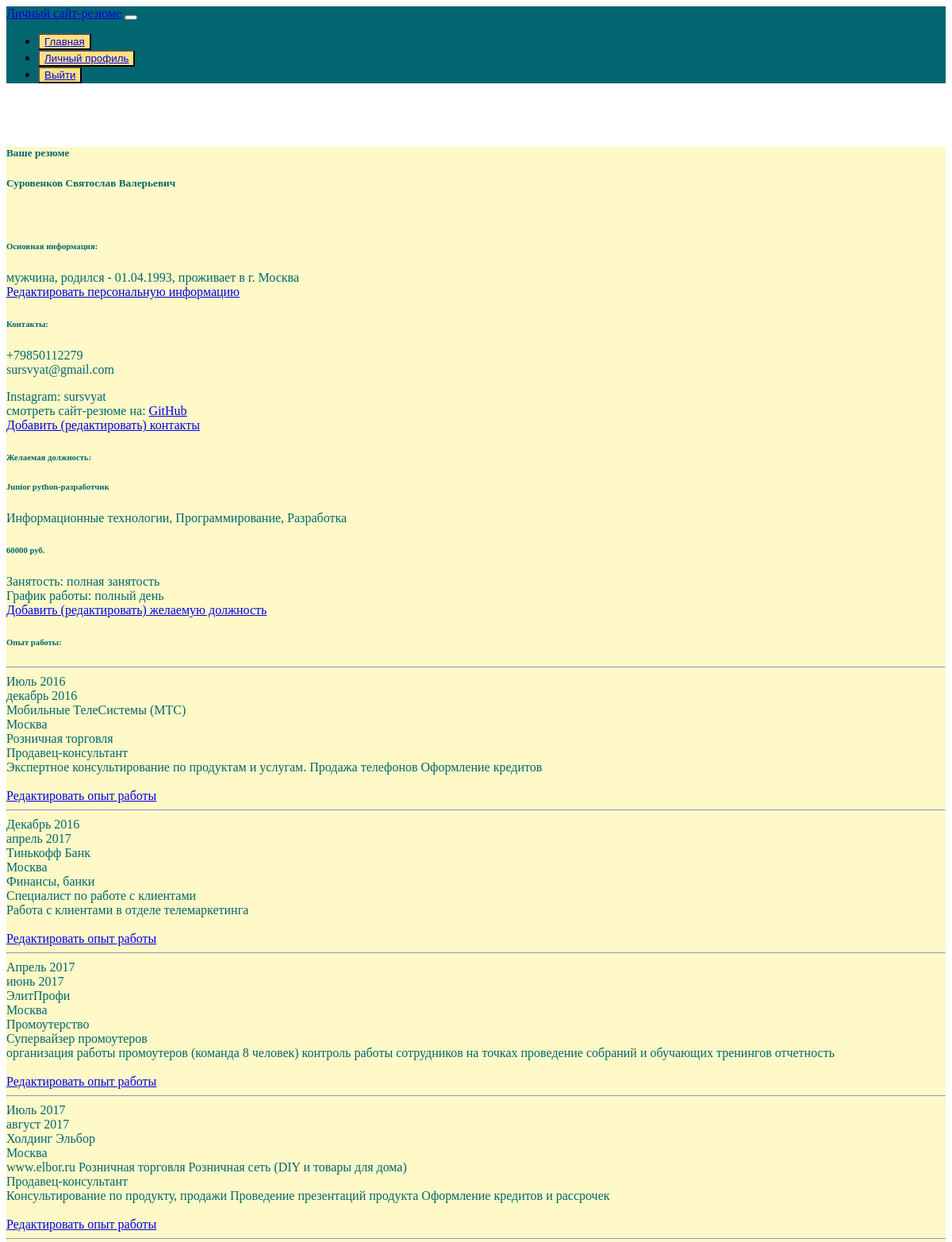
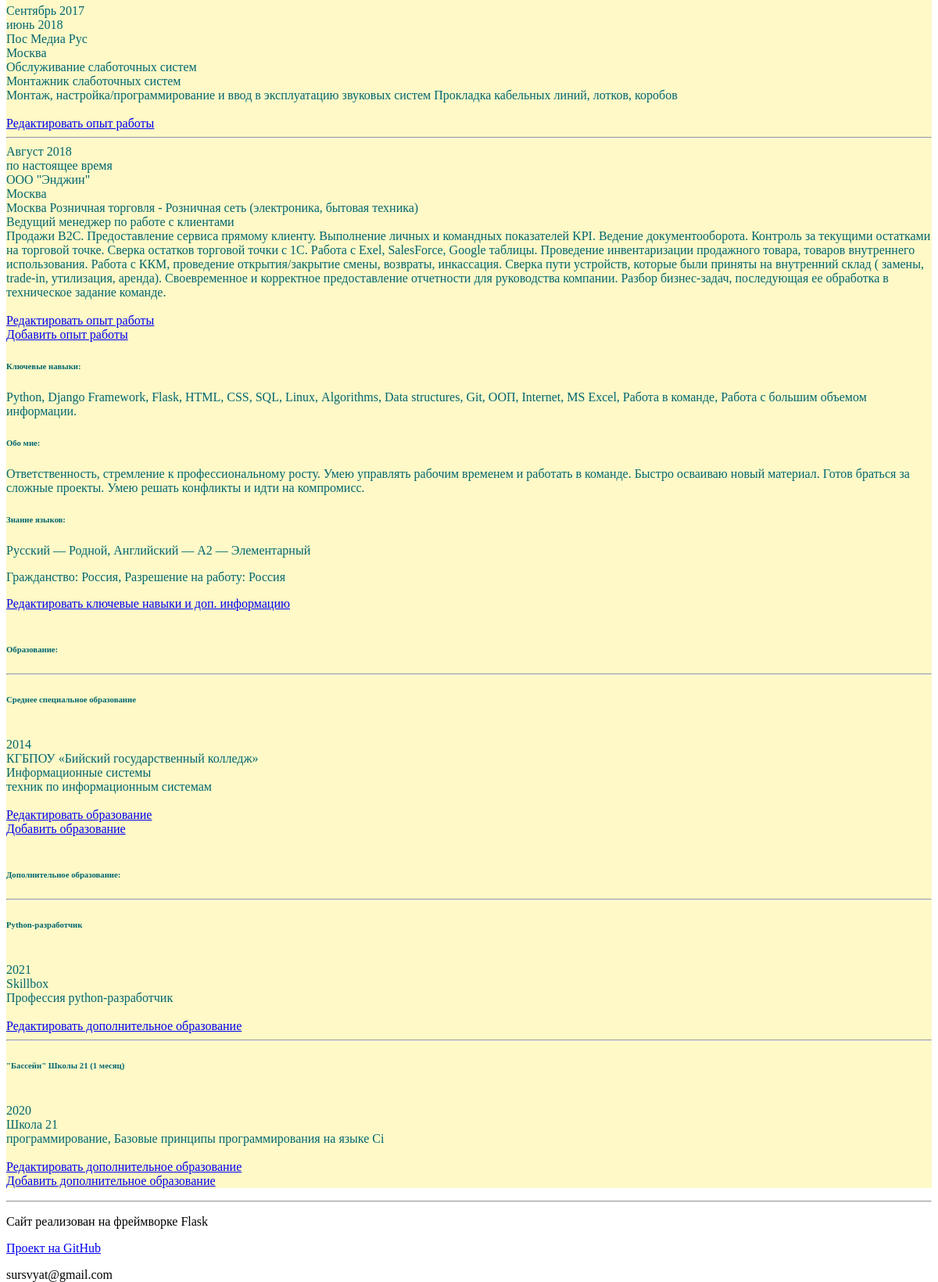
Page /user/Svyat/resume (signed in) on the committed database (2 pictures, top to bottom).
### app/models.py (models this page shows)
class ResumeBasicInformation(db.Model):
    id = db.Column(db.Integer, primary_key=True)
    first_name = db.Column(db.String(64))
    surname = db.Column(db.String(64))
    patronymic = db.Column(db.String(64))
    date_of_birth = db.Column(db.String(64))
    gender = db.Column(db.String(64))
    city_of_residence = db.Column(db.String(64))
    phone_number = db.Column(db.String(64))
    email = db.Column(db.String(128))
    link_social_network = db.Column(db.String(128))
    comment_link_social_network = db.Column(db.String(500))
    additional_link_social_network = db.Column(db.String(128))
    additional_comment_link_social_network = db.Column(db.String(500))
    desired_position = db.Column(db.String(128))
    comment_desired_position = db.Column(db.String(500))
    salary = db.Column(db.String(64))
    employment = db.Column(db.String(64))
    work_schedule = db.Column(db.String(64))
    timestamp = db.Column(db.DateTime, index=True, default=datetime.utcnow)
    user_id = db.Column(db.Integer, db.ForeignKey('user.id'))

class ResumeWorkExperience(db.Model):
    id = db.Column(db.Integer, primary_key=True)
    started_working = db.Column(db.String(64))
    ending = db.Column(db.String(64))
    organization = db.Column(db.String(128))
    region = db.Column(db.String(64))
    company_field_activity = db.Column(db.String(128))
    post = db.Column(db.String(128))
    responsibilities_workplace = db.Column(db.String(1000))
    timestamp = db.Column(db.DateTime, index=True, default=datetime.utcnow)
    user_id = db.Column(db.Integer, db.ForeignKey('user.id'))

class ResumeAdditionalInformation(db.Model):
    id = db.Column(db.Integer, primary_key=True)
    about_me = db.Column(db.String(1000))
    key_skills = db.Column(db.String(500))
    knowledge_languages = db.Column(db.String(500))
    citizenship = db.Column(db.String(128))
    timestamp = db.Column(db.DateTime, index=True, default=datetime.utcnow)
    user_id = db.Column(db.Integer, db.ForeignKey('user.id'))

class ResumeEducation(db.Model):
    id = db.Column(db.Integer, primary_key=True)
    level = db.Column(db.String(128))
    educational_institution = db.Column(db.String(500))
    conducting_organization = db.Column(db.String(500))
    faculty = db.Column(db.String(500))
    specialization = db.Column(db.String(128))
    year_completion = db.Column(db.String(64))
    comment = db.Column(db.String(1000))
    timestamp = db.Column(db.DateTime, index=True, default=datetime.utcnow)
    user_id = db.Column(db.Integer, db.ForeignKey('user.id'))

### app/routes.py (the view)
@app.route('/user/<username>/resume')
@login_required
def resume(username):
    user = User.query.filter_by(username=username).first_or_404()
    person_inform = ResumeBasicInformation.query.filter_by(user_id=user.id)
    works = ResumeWorkExperience.query.filter_by(user_id=user.id)
    add_inf = ResumeAdditionalInformation.query.filter_by(user_id=user.id)
    trainings = ResumeEducation.query.filter_by(user_id=user.id)
    return render_template(
        'resume.html', user=user, person_inform=person_inform, works=works, add_inf=add_inf,
        trainings=trainings, title='Резюме'
    )

### app/models.py (called while the page is built)
@login.user_loader
def load_user(id):
    return User.query.get(int(id))

### app/routes.py (called while the page is built)
@app.before_request
def before_request():
    if current_user.is_authenticated:
        current_user.last_seen = datetime.now() #strftime("%d.%m.%Y-%H:%M:%S")
        db.session.commit()

### app/templates/resume.html (shortened to what this page needs)
{% extends "base.html" %}
{% block content %}
    <div class="container" id="user_card">
        <div class="card mb-5" style="background-color: #FEF9C7; color: #026670; margin-top: 5rem;">
            <h5 class="card-header text-center">Ваше резюме</h5>
            <div class="card-body">
                <p class="card-text">
                    {% if person_inform[0] %}
                        <h5>
                            {{ person_inform[0].surname }}
                            {{ person_inform[0].first_name }}
                            {{ person_inform[0].patronymic }}
                        </h5><br>
                        <h6>Основная информация:</h6>
                        <p class="pl-5">
                            {{ person_inform[0].gender }},
                            родился - {{ person_inform[0].date_of_birth }},
                            проживает в г. {{ person_inform[0].city_of_residence }}<br>
                            <a role="button" href="{{ url_for('edit_personal_information') }}" class="btn btn-secondary waves-effect waves-light btn-sm">
                                Редактировать персональную информацию
                            </a><br>
                        </p>
                        <h6>Контакты:</h6>
                        <p>
                            <p class="font-weight-bold pl-5">
                                {{ person_inform[0].phone_number }}<br>
                                {{ person_inform[0].email }}
                            </p>
                            <p class="pl-5">
                                {{ person_inform[0].comment_link_social_network }}: {{ person_inform[0].link_social_network }}<br>
                                {{ person_inform[0].additional_comment_link_social_network }}: <a href="{{ person_inform[0].additional_link_social_network }}">GitHub</a><br>
                                <a role="button" href="{{ url_for('edit_contacts') }}" class="btn btn-secondary waves-effect waves-light btn-sm">
                                    Добавить (редактировать) контакты
                                </a><br>
                            </p>
                        </p>
                        <p>
                            <h6>Желаемая должность:</h6>
                            <h6 class="pl-5">{{ person_inform[0].desired_position }}</h6>
                            <p class="pl-5">{{ person_inform[0].comment_desired_position }}</p>
                            <h6 class="pl-5">{{ person_inform[0].salary }} руб.</h6>
                            <p class="pl-5">
                                Занятость: {{ person_inform[0].employment }}<br>
                                График работы: {{ person_inform[0].work_schedule }}<br>
                                <a role="button" href="{{ url_for('edit_position') }}" class="btn btn-secondary waves-effect waves-light btn-sm">
                                    Добавить (редактировать) желаемую должность
                                </a><br>
                            </p>
                        </p>
                    {% else %}
                        <a role="button" href="{{ url_for('personal_information') }}" class="btn btn-secondary waves-effect waves-light btn-sm">
                            Добавить персональную информацию
                        </a><br>
                    {% endif %}
                    <p class="card-text">
                        <h6>Опыт работы:</h6>
                        {% if works[0] %}
                            {% for work in works %}
                                <hr>
                                <div class="row">
                                    <div class="col-md-2">
                                        {{ work.started_working }}<br>
                                        {{ work.ending }}
                                    </div>
                                    <div class="col-md-10">
                                        {{ work.organization }}<br>
                                        {{ work.region }}<br>
                                        {{ work.company_field_activity }}<br>
                                        {{ work.post }}<br>
                                        {{ work.responsibilities_workplace }}
                                    </div>
                                </div>
                                <br>
                                <a role="button" href="{{ url_for('edit_work_experience', exp_id=work.id) }}" class="btn btn-secondary waves-effect waves-light btn-sm">
                                    Редактировать опыт работы
                                </a><br>
                            {% endfor %}
                            <a role="button" href="{{ url_for('work_experience') }}" class="btn btn-secondary waves-effect waves-light btn-sm">
                                Добавить опыт работы
                            </a><br>
                        {% else %}
                            <a role="button" href="{{ url_for('work_experience') }}" class="btn btn-secondary waves-effect waves-light btn-sm">
                                Добавить опыт работы
                            </a><br>
                        {% endif %}
                        {% if add_inf[0] %}
                            <h6>Ключевые навыки:</h6>
                            <p class="pl-5">{{ add_inf[0].key_skills }}</p>
                            <h6>Обо мне:</h6>
                            <p class="pl-5">{{ add_inf[0].about_me }}</p>
                            <h6>Знание языков:</h6>
                            <p class="pl-5">{{ add_inf[0].knowledge_languages }}</p>
                            <p class="pl-5">Гражданство: {{ add_inf[0].citizenship }}</p>
                            <a role="button" href="{{ url_for('edit_additional_information') }}" class="btn btn-secondary waves-effect waves-light btn-sm">
                                Редактировать ключевые навыки и доп. информацию
                            </a><br>
                        {% else %}
                            <a role="button" href="{{ url_for('additional_information') }}" class="btn btn-secondary waves-effect waves-light btn-sm">
                                Добавить ключевые навыки и доп. информацию
                            </a><br>
                        {% endif %}
                        <br><h6>Образование:</h6>
                        {% if trainings[0] %}
                            {% for training in trainings %}
                                {% if training.level %}
                                    <hr>
                                    <h6>{{ training.level }}</h6><br>
                                    <div class="row">
                                        <div class="col-md-2">
                                            {{ training.year_completion }}<br>
                                        </div>
                                        <div class="col-md-10">
                                            {{ training.educational_institution }}<br>
                                            {{ training.faculty }}<br>
                                            {{ training.specialization }}<br>
                                        </div>
                                    </div>
                                    <br>
                                    <a role="button" href="{{ url_for('edit_education', education_id=training.id) }}" class="btn btn-secondary waves-effect waves-light btn-sm">
                                        Редактировать образование
                                    </a><br>
                                {% endif %}
                            {% endfor %}
                            <a role="button" href="{{ url_for('education') }}" class="btn btn-secondary waves-effect waves-light btn-sm">
                                Добавить образование
                            </a><br>
                            <br><h6>Дополнительное образование:</h6>
                            {% for training in trainings %}
                                {% if training.conducting_organization %}
                                    <hr>
                                    <h6>{{ training.comment }}</h6><br>
                                    <div class="row">
                                        <div class="col-md-2">
                                            {{ training.year_completion }}<br>
                                        </div>
                                        <div class="col-md-10">
                                            {{ training.conducting_organization }}<br>
                                            {{ training.specialization }}<br>
                                        </div>
                                    </div>
                                    <br>
                                    <a role="button" href="{{ url_for('edit_additional_education', education_id=training.id) }}" class="btn btn-secondary waves-effect waves-light btn-sm">
                                        Редактировать дополнительное образование
                                    </a><br>
                                {% endif %}
                            {% endfor %}
                            <a role="button" href="{{ url_for('additional_education') }}" class="btn btn-secondary waves-effect waves-light btn-sm">
                                Добавить дополнительное образование
                            </a><br>
                        {% endif %}
                    </p>
                </p>
            </div>
        </div>
    </div>
{% endblock %}

### app/templates/base.html (shortened to what this page needs)
<!doctype html>
<html lang="ru">
<head>
    <link rel="stylesheet" href="https://unpkg.com/bootstrap-material-design@4.1.1/dist/css/bootstrap-material-design.min.css">
    <link rel="stylesheet" href="{{url_for('static', filename='css/main.css')}}">
</head>
<body>
    <header>
        <nav class="navbar navbar-expand-lg navbar-dark fixed-top scrolling-navbar">
            <div class="container">
                <a href="#" class="navbar-brand">Личный сайт-резюме</a>
                <button class="navbar-toggler" type="button" data-toggle="collapse" data-target="
                #basicExampleNav" aria-controls="basicExampleNav" aria-expanded="false" aria-label="Toggle Navigation">
                </button>
                <div class="collapse navbar-collapse" id="basicExampleNav">
                    <ul class="navbar-nav mr-auto smooth-scroll">
                        <li id="best" class="nav-item active">
                            <button type="button" class="btn btn-raised nav-link waves-effect waves-light mr-2" style="background-color: #FCE181;">
                                <a href="{{ url_for('index') }}">Главная</a>
                            </button>
                        </li>
                        {% if current_user.is_anonymous %}
                        <li class="nav-item">
                            <button type="button" class="btn btn-raised nav-link waves-effect waves-light mr-2" style="background-color: #FCE181;">
                                <a href="{{ url_for('login') }}">Войти</a>
                            </button>
                        </li>
                        {% else %}
                        <li class="nav-item">
                            <button type="button" class="btn btn-raised nav-link waves-effect waves-light mr-2" style="background-color: #FCE181;">
                                <a href="{{ url_for('user', username=current_user.username) }}">Личный профиль</a>
                            </button>
                        </li>
                        <li class="nav-item">
                            <button type="button" class="btn btn-raised nav-link waves-effect waves-light mr-2" style="background-color: #FCE181;">
                                <a href="{{ url_for('logout') }}">Выйти</a>
                            </button>
                        </li>
                        {% endif %}
                    </ul>
                </div>
            </div>
        </nav>
    </header>
    {% block content %}{% endblock %}
    <hr>
    <div class="container text-center mt-5 pb-5">
        <footer class="blog-footer">
            <p>Сайт реализован на фреймворке Flask</p>
            <p><a href="https://github.com/Svyat21/personal_website-resume">Проект на GitHub</a></p>
            <p>sursvyat@gmail.com</p>
        </footer>
    </div>
</body>
</html>

### app/static/css/main.css (style rules this page uses)
html,body { height: 100%; }
nav { background-color: #026670; }

### rows in the picture
ResumeBasicInformation: surname "Суровенков", first_name "Святослав", patronymic "Валерьевич", gender "мужчина", date_of_birth "01.04.1993", city_of_residence "Москва", phone_number "+79850112279", email "sursvyat@gmail.com", comment_link_social_network "Instagram", link_social_network "sursvyat", additional_comment_link_social_network "смотреть сайт-резюме на", desired_position "Junior python-разработчик", comment_desired_position "Информационные технологии, Программирование, Разработка", salary "60000", employment "полная занятость", work_schedule "полный день"
ResumeWorkExperience: started_working "Июль 2016", ending "декабрь 2016", organization "Мобильные ТелеСистемы (МТС)", region "Москва", company_field_activity "Розничная торговля", post "Продавец-консультант", responsibilities_workplace "Экспертное консультирование по продуктам и услугам. Продажа телефонов Оформление кредитов"
ResumeWorkExperience: started_working "Декабрь 2016", ending "апрель 2017", organization "Тинькофф Банк", region "Москва", company_field_activity "Финансы, банки", post "Специалист по работе с клиентами", responsibilities_workplace "Работа с клиентами в отделе телемаркетинга"
ResumeWorkExperience: started_working "Апрель 2017", ending "июнь 2017", organization "ЭлитПрофи", region "Москва", company_field_activity "Промоутерство", post "Супервайзер промоутеров", responsibilities_workplace "организация работы промоутеров (команда 8 человек) контроль работы сотрудников на точках проведение собраний и обучающих тренингов отчетность"
ResumeWorkExperience: started_working "Июль 2017", ending "август 2017", organization "Холдинг Эльбор", region "Москва", company_field_activity "www.elbor.ru Розничная торговля Розничная сеть (DIY и товары для дома)", post "Продавец-консультант", responsibilities_workplace "Консультирование по продукту, продажи Проведение презентаций продукта Оформление кредитов и рассрочек"
ResumeWorkExperience: started_working "Сентябрь 2017", ending "июнь 2018", organization "Пос Медиа Рус", region "Москва", company_field_activity "Обслуживание слаботочных систем", post "Монтажник слаботочных систем", responsibilities_workplace "Монтаж, настройка/программирование и ввод в эксплуатацию звуковых систем Прокладка кабельных линий, лотков, коробов"
ResumeWorkExperience: started_working "Август 2018", ending "по настоящее время", organization "ООО \"Энджин\"", region "Москва", company_field_activity "Москва Розничная торговля - Розничная сеть (электроника, бытовая техника)", post "Ведущий менеджер по работе с клиентами", responsibilities_workplace "Продажи В2С. Предоставление сервиса прямому клиенту. Выполнение личных и командных показателей KPI. Ведение документооборота. Контроль за текущими остатками на торговой точке. Сверка остатков торговой точки с 1С. Работа с Exel, SalesForce, Google таблицы. Проведение инвентаризации продажного товара, товаров внутреннего использования. Работа с ККМ, проведение открытия/закрытие смены, возвраты, инкассация. Сверка пути устройств, которые были приняты на внутренний склад ( замены, trade-in, утилизация, аренда). Своевременное и корректное предоставление отчетности для руководства компании. Разбор бизнес-задач, последующая ее обработка в техническое задание команде."
ResumeAdditionalInformation: key_skills "Python, Django Framework, Flask, HTML, CSS, SQL, Linux, Аlgorithms, Data structures, Git, ООП, Internet, MS Excel, Работа в команде, Работа с большим объемом информации.", about_me "Ответственность, стремление к профессиональному росту. Умею управлять рабочим временем и работать в команде. Быстро осваиваю новый материал. Готов браться за сложные проекты. Умею решать конфликты и идти на компромисс.", knowledge_languages "Русский — Родной, Английский — A2 — Элементарный", citizenship "Россия, Разрешение на работу: Россия"
ResumeEducation: level "Среднее специальное образование", year_completion "2014", educational_institution "КГБПОУ «Бийский государственный колледж»", faculty "Информационные системы", specialization "техник по информационным системам"
ResumeEducation: comment "Python-разработчик", year_completion "2021", conducting_organization "Skillbox", specialization "Профессия python-разработчик"
ResumeEducation: comment "\"Бассейн\" Школы 21 (1 месяц)", year_completion "2020", conducting_organization "Школа 21", specialization "программирование, Базовые принципы программирования на языке Ci"
